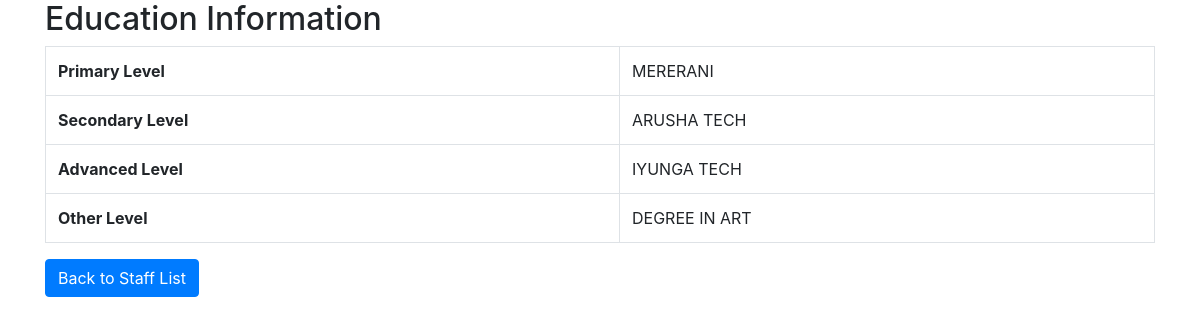
The page /view_education.php?staff_registration_number=2024000012 on the database its author committed.
### tables this page shows
CREATE TABLE `staff_education` (
  `education_id` int(11) NOT NULL,
  `staff_registration_number` varchar(20) DEFAULT NULL,
  `primary_level` varchar(100) DEFAULT NULL,
  `secondary_level` varchar(100) DEFAULT NULL,
  `advanced_level` varchar(100) DEFAULT NULL,
  `other_level` text DEFAULT NULL,
  `secondary_level_file` longblob DEFAULT NULL,
  `advanced_level_file` longblob DEFAULT NULL,
  `other_level_file` longblob DEFAULT NULL
);

### view_education.php (the view, shortened to what this page needs)
<?php
include('db_connection.php');
$staff_registration_number = isset($_GET['staff_registration_number']) ? htmlspecialchars($_GET['staff_registration_number']) : '';
$query = "SELECT * FROM staff_education WHERE staff_registration_number = ?";
if ($stmt = $conn->prepare($query)) {
    $stmt->bind_param("s", $staff_registration_number);
    $stmt->execute();
    $result = $stmt->get_result();
    if ($result->num_rows > 0) {
        $education = $result->fetch_assoc();
    } else {
        echo "No education information found for this staff.";
    }
} else {
    echo "Error preparing query: " . $conn->error;
}
?>
<!DOCTYPE html>
<html lang="en">
<head>
    <link rel="stylesheet" href="path/to/bootstrap.css">
</head>
<body>
    <div class="container">
        <h2>Education Information</h2>
        <?php if (isset($education)): ?>
            <table class="table table-bordered">
                <tr>
                    <th>Primary Level</th>
                    <td><?php echo htmlspecialchars($education['primary_level']); ?></td>
                </tr>
                <tr>
                    <th>Secondary Level</th>
                    <td><?php echo htmlspecialchars($education['secondary_level']); ?></td>
                </tr>
                <tr>
                    <th>Advanced Level</th>
                    <td><?php echo htmlspecialchars($education['advanced_level']); ?></td>
                </tr>
                <tr>
                    <th>Other Level</th>
                    <td><?php echo htmlspecialchars($education['other_level']); ?></td>
                </tr>
            </table>
        <?php else: ?>
            <p>No education information available.</p>
        <?php endif; ?>
        <a href="view_staff.php" class="btn btn-primary">Back to Staff List</a>
    </div>
</body>
</html>

### rows shown on the page
staff_education: primary_level "MERERANI", secondary_level "ARUSHA TECH", advanced_level "IYUNGA TECH", other_level "DEGREE IN ART"
